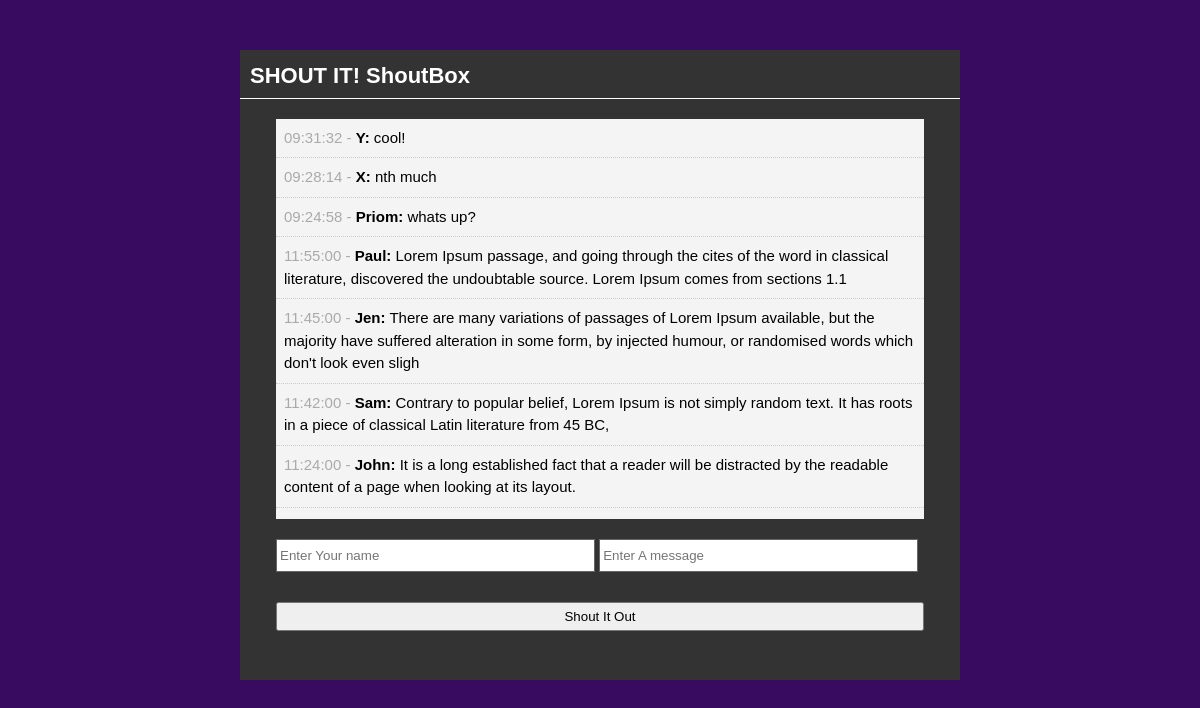
The page / on the database its author committed.
### tables this page shows
CREATE TABLE `shouts` (
  `id` int(11) NOT NULL,
  `user` varchar(50) NOT NULL,
  `message` text NOT NULL,
  `time` time NOT NULL
);

### index.php (the view, shortened to what this page needs)
<?php include 'database.php'; ?>
<?php
	$query = "SELECT * FROM shouts ORDER BY id DESC";
	$shouts = mysqli_query($con, $query);
?>
<!DOCTYPE html>
<html>
<head>
	<link rel="stylesheet" href="style.css">
</head>
<body>
	<div id="container">
		<header>
			<h1>SHOUT IT! ShoutBox</h1>
		</header>
		<div id="shouts">
			<ul>
				<?php while ($row = mysqli_fetch_assoc($shouts)) : ?>
					<li class="shout"><span><?php echo $row['time']; ?> - </span><strong><?php echo $row['user']; ?>:</strong> <?php echo $row['message']; ?></li>
				<? endwhile; ?>
			</ul>
		</div>
		<div id="input">
			<form method="post" action="process.php">
				<input type="text" name="user" placeholder="Enter Your name" />
				<input type="text" name="message" placeholder="Enter A message" />
				<br>
				<input class="shout-btn" type="submit" name="submit" value="Shout It Out" />
			</form>
		</div>
	</div>
</body>
</html>

### style.css (style rules this page uses)
* { margin: 0; padding: 0; }
body { font-family: arial; font-size: 15px; line-height: 1.5em; background: #380B61; }
#container { background: #333333; margin: 50px auto; overflow: auto; width: 60%; min-height: 630px; }
header h1 { color: #ffffff; font-size: 22px; padding: 15px 0 10px 10px; border-bottom: 1px solid #ffffff; }
#shouts { width: 90%; background: #f4f4f4; height: 400px; margin: 20px auto; overflow: auto; }
.shout { list-style: none; padding: 8px; border-bottom: 1px #cccccc dotted; }
.shout span { color: #aaaaaa; }
#input { width: 90%; min-height: 80px; margin: auto; padding: 0; }
#input input[type='text'] { height: 25px; width: 48%; padding: 3px; margin-bottom: 20px; border: #666666 solid 1px; }
#input .shout-btn { padding: 5px; margin-bottom: 30px; width: 100%; margin: 10px auto; }

### rows shown on the page
shouts: time "09:31:32", user "Y", message "cool!"
shouts: time "09:28:14", user "X", message "nth much"
shouts: time "09:24:58", user "Priom", message "whats up?"
shouts: time "11:55:00", user "Paul", message "Lorem Ipsum passage, and going through the cites of the word in classical literature, discovered the undoubtable source. Lorem Ipsum comes from sections 1.1"
shouts: time "11:45:00", user "Jen", message "There are many variations of passages of Lorem Ipsum available, but the majority have suffered alteration in some form, by injected humour, or randomised words which don't look even sligh"
shouts: time "11:42:00", user "Sam", message "Contrary to popular belief, Lorem Ipsum is not simply random text. It has roots in a piece of classical Latin literature from 45 BC,"
shouts: time "11:24:00", user "John", message "It is a long established fact that a reader will be distracted by the readable content of a page when looking at its layout."
